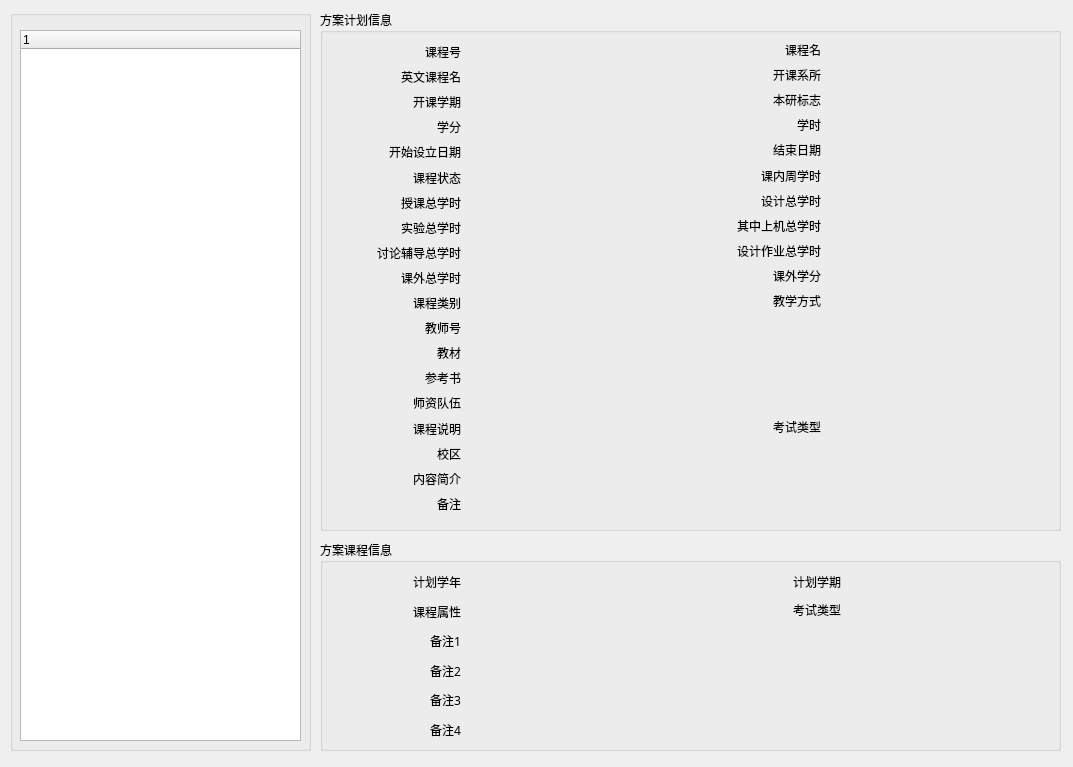
<?xml version="1.0" encoding="UTF-8"?>
<ui version="4.0">
 <class>Form</class>
 <widget class="QWidget" name="Form">
  <property name="geometry">
   <rect>
    <x>0</x>
    <y>0</y>
    <width>1073</width>
    <height>767</height>
   </rect>
  </property>
  <property name="windowTitle">
   <string>课组查询</string>
  </property>
  <widget class="QGroupBox" name="groupBox">
   <property name="geometry">
    <rect>
     <x>10</x>
     <y>10</y>
     <width>301</width>
     <height>741</height>
    </rect>
   </property>
   <property name="title">
    <string/>
   </property>
   <widget class="QTreeWidget" name="treeWidget">
    <property name="geometry">
     <rect>
      <x>10</x>
      <y>20</y>
      <width>281</width>
      <height>711</height>
     </rect>
    </property>
    <column>
     <property name="text">
      <string/>
     </property>
    </column>
   </widget>
  </widget>
  <widget class="QGroupBox" name="groupBox_2">
   <property name="geometry">
    <rect>
     <x>320</x>
     <y>10</y>
     <width>741</width>
     <height>521</height>
    </rect>
   </property>
   <property name="font">
    <font>
     <family>黑体</family>
    </font>
   </property>
   <property name="title">
    <string>方案计划信息</string>
   </property>
   <widget class="QWidget" name="layoutWidget">
    <property name="geometry">
     <rect>
      <x>370</x>
      <y>30</y>
      <width>131</width>
      <height>471</height>
     </rect>
    </property>
    <layout class="QVBoxLayout" name="verticalLayout_3">
     <item>
      <widget class="QLabel" name="label_20">
       <property name="font">
        <font>
         <family>黑体</family>
        </font>
       </property>
       <property name="text">
        <string>课程名</string>
       </property>
       <property name="alignment">
        <set>Qt::AlignRight|Qt::AlignTrailing|Qt::AlignVCenter</set>
       </property>
      </widget>
     </item>
     <item>
      <widget class="QLabel" name="label_21">
       <property name="font">
        <font>
         <family>黑体</family>
        </font>
       </property>
       <property name="text">
        <string>开课系所</string>
       </property>
       <property name="alignment">
        <set>Qt::AlignRight|Qt::AlignTrailing|Qt::AlignVCenter</set>
       </property>
      </widget>
     </item>
     <item>
      <widget class="QLabel" name="label_22">
       <property name="font">
        <font>
         <family>黑体</family>
        </font>
       </property>
       <property name="text">
        <string>本研标志</string>
       </property>
       <property name="alignment">
        <set>Qt::AlignRight|Qt::AlignTrailing|Qt::AlignVCenter</set>
       </property>
      </widget>
     </item>
     <item>
      <widget class="QLabel" name="label_23">
       <property name="font">
        <font>
         <family>黑体</family>
        </font>
       </property>
       <property name="text">
        <string>学时</string>
       </property>
       <property name="alignment">
        <set>Qt::AlignRight|Qt::AlignTrailing|Qt::AlignVCenter</set>
       </property>
      </widget>
     </item>
     <item>
      <widget class="QLabel" name="label_24">
       <property name="font">
        <font>
         <family>黑体</family>
        </font>
       </property>
       <property name="text">
        <string>结束日期</string>
       </property>
       <property name="alignment">
        <set>Qt::AlignRight|Qt::AlignTrailing|Qt::AlignVCenter</set>
       </property>
      </widget>
     </item>
     <item>
      <widget class="QLabel" name="label_25">
       <property name="font">
        <font>
         <family>黑体</family>
        </font>
       </property>
       <property name="text">
        <string>课内周学时</string>
       </property>
       <property name="alignment">
        <set>Qt::AlignRight|Qt::AlignTrailing|Qt::AlignVCenter</set>
       </property>
      </widget>
     </item>
     <item>
      <widget class="QLabel" name="label_26">
       <property name="font">
        <font>
         <family>黑体</family>
        </font>
       </property>
       <property name="text">
        <string>设计总学时</string>
       </property>
       <property name="alignment">
        <set>Qt::AlignRight|Qt::AlignTrailing|Qt::AlignVCenter</set>
       </property>
      </widget>
     </item>
     <item>
      <widget class="QLabel" name="label_27">
       <property name="font">
        <font>
         <family>黑体</family>
        </font>
       </property>
       <property name="text">
        <string>其中上机总学时</string>
       </property>
       <property name="alignment">
        <set>Qt::AlignRight|Qt::AlignTrailing|Qt::AlignVCenter</set>
       </property>
      </widget>
     </item>
     <item>
      <widget class="QLabel" name="label_28">
       <property name="font">
        <font>
         <family>黑体</family>
        </font>
       </property>
       <property name="text">
        <string>设计作业总学时</string>
       </property>
       <property name="alignment">
        <set>Qt::AlignRight|Qt::AlignTrailing|Qt::AlignVCenter</set>
       </property>
      </widget>
     </item>
     <item>
      <widget class="QLabel" name="label_29">
       <property name="font">
        <font>
         <family>黑体</family>
        </font>
       </property>
       <property name="text">
        <string>课外学分</string>
       </property>
       <property name="alignment">
        <set>Qt::AlignRight|Qt::AlignTrailing|Qt::AlignVCenter</set>
       </property>
      </widget>
     </item>
     <item>
      <widget class="QLabel" name="label_30">
       <property name="font">
        <font>
         <family>黑体</family>
        </font>
       </property>
       <property name="text">
        <string>教学方式</string>
       </property>
       <property name="alignment">
        <set>Qt::AlignRight|Qt::AlignTrailing|Qt::AlignVCenter</set>
       </property>
      </widget>
     </item>
     <item>
      <widget class="QLabel" name="label_31">
       <property name="font">
        <font>
         <family>黑体</family>
        </font>
       </property>
       <property name="text">
        <string/>
       </property>
       <property name="alignment">
        <set>Qt::AlignRight|Qt::AlignTrailing|Qt::AlignVCenter</set>
       </property>
      </widget>
     </item>
     <item>
      <widget class="QLabel" name="label_32">
       <property name="font">
        <font>
         <family>黑体</family>
        </font>
       </property>
       <property name="text">
        <string/>
       </property>
       <property name="alignment">
        <set>Qt::AlignRight|Qt::AlignTrailing|Qt::AlignVCenter</set>
       </property>
      </widget>
     </item>
     <item>
      <widget class="QLabel" name="label_33">
       <property name="font">
        <font>
         <family>黑体</family>
        </font>
       </property>
       <property name="text">
        <string/>
       </property>
       <property name="alignment">
        <set>Qt::AlignRight|Qt::AlignTrailing|Qt::AlignVCenter</set>
       </property>
      </widget>
     </item>
     <item>
      <widget class="QLabel" name="label_34">
       <property name="font">
        <font>
         <family>黑体</family>
        </font>
       </property>
       <property name="text">
        <string/>
       </property>
       <property name="alignment">
        <set>Qt::AlignRight|Qt::AlignTrailing|Qt::AlignVCenter</set>
       </property>
      </widget>
     </item>
     <item>
      <widget class="QLabel" name="label_35">
       <property name="font">
        <font>
         <family>黑体</family>
        </font>
       </property>
       <property name="text">
        <string>考试类型</string>
       </property>
       <property name="alignment">
        <set>Qt::AlignRight|Qt::AlignTrailing|Qt::AlignVCenter</set>
       </property>
      </widget>
     </item>
     <item>
      <widget class="QLabel" name="label_36">
       <property name="font">
        <font>
         <family>黑体</family>
        </font>
       </property>
       <property name="text">
        <string/>
       </property>
       <property name="alignment">
        <set>Qt::AlignRight|Qt::AlignTrailing|Qt::AlignVCenter</set>
       </property>
      </widget>
     </item>
     <item>
      <widget class="QLabel" name="label_37">
       <property name="font">
        <font>
         <family>黑体</family>
        </font>
       </property>
       <property name="text">
        <string/>
       </property>
       <property name="alignment">
        <set>Qt::AlignRight|Qt::AlignTrailing|Qt::AlignVCenter</set>
       </property>
      </widget>
     </item>
     <item>
      <widget class="QLabel" name="label_38">
       <property name="font">
        <font>
         <family>黑体</family>
        </font>
       </property>
       <property name="text">
        <string/>
       </property>
       <property name="alignment">
        <set>Qt::AlignRight|Qt::AlignTrailing|Qt::AlignVCenter</set>
       </property>
      </widget>
     </item>
    </layout>
   </widget>
   <widget class="QWidget" name="layoutWidget_2">
    <property name="geometry">
     <rect>
      <x>510</x>
      <y>30</y>
      <width>211</width>
      <height>471</height>
     </rect>
    </property>
    <layout class="QVBoxLayout" name="verticalLayout_4">
     <item>
      <widget class="QLabel" name="coursename">
       <property name="text">
        <string/>
       </property>
      </widget>
     </item>
     <item>
      <widget class="QLabel" name="Coursedepartment">
       <property name="text">
        <string/>
       </property>
      </widget>
     </item>
     <item>
      <widget class="QLabel" name="Researchlogo">
       <property name="text">
        <string/>
       </property>
      </widget>
     </item>
     <item>
      <widget class="QLabel" name="Classhour">
       <property name="text">
        <string/>
       </property>
      </widget>
     </item>
     <item>
      <widget class="QLabel" name="Enddate">
       <property name="text">
        <string/>
       </property>
      </widget>
     </item>
     <item>
      <widget class="QLabel" name="Inclassweektime">
       <property name="text">
        <string/>
       </property>
      </widget>
     </item>
     <item>
      <widget class="QLabel" name="Designtotalhours">
       <property name="text">
        <string/>
       </property>
      </widget>
     </item>
     <item>
      <widget class="QLabel" name="Midtermtotalcomputerhours">
       <property name="text">
        <string/>
       </property>
      </widget>
     </item>
     <item>
      <widget class="QLabel" name="Designassignmenttotalhours">
       <property name="text">
        <string/>
       </property>
      </widget>
     </item>
     <item>
      <widget class="QLabel" name="Extracurricularcredits">
       <property name="text">
        <string/>
       </property>
      </widget>
     </item>
     <item>
      <widget class="QLabel" name="teachingmethods">
       <property name="text">
        <string/>
       </property>
      </widget>
     </item>
     <item>
      <widget class="QLabel" name="teachnumber_2">
       <property name="text">
        <string/>
       </property>
      </widget>
     </item>
     <item>
      <widget class="QLabel" name="teachingmaterial_2">
       <property name="text">
        <string/>
       </property>
      </widget>
     </item>
     <item>
      <widget class="QLabel" name="referencebook_2">
       <property name="text">
        <string/>
       </property>
      </widget>
     </item>
     <item>
      <widget class="QLabel" name="Faculty_2">
       <property name="text">
        <string/>
       </property>
      </widget>
     </item>
     <item>
      <widget class="QLabel" name="Testtype">
       <property name="text">
        <string/>
       </property>
      </widget>
     </item>
     <item>
      <widget class="QLabel" name="Campus_2">
       <property name="text">
        <string/>
       </property>
      </widget>
     </item>
     <item>
      <widget class="QLabel" name="briefintroduction_2">
       <property name="text">
        <string/>
       </property>
      </widget>
     </item>
     <item>
      <widget class="QLabel" name="Remarks_2">
       <property name="text">
        <string/>
       </property>
      </widget>
     </item>
    </layout>
   </widget>
   <widget class="QWidget" name="layoutWidget">
    <property name="geometry">
     <rect>
      <x>10</x>
      <y>32</y>
      <width>131</width>
      <height>471</height>
     </rect>
    </property>
    <layout class="QVBoxLayout" name="verticalLayout">
     <item>
      <widget class="QLabel" name="label">
       <property name="font">
        <font>
         <family>黑体</family>
        </font>
       </property>
       <property name="text">
        <string>课程号</string>
       </property>
       <property name="alignment">
        <set>Qt::AlignRight|Qt::AlignTrailing|Qt::AlignVCenter</set>
       </property>
      </widget>
     </item>
     <item>
      <widget class="QLabel" name="label_2">
       <property name="font">
        <font>
         <family>黑体</family>
        </font>
       </property>
       <property name="text">
        <string>英文课程名</string>
       </property>
       <property name="alignment">
        <set>Qt::AlignRight|Qt::AlignTrailing|Qt::AlignVCenter</set>
       </property>
      </widget>
     </item>
     <item>
      <widget class="QLabel" name="label_3">
       <property name="font">
        <font>
         <family>黑体</family>
        </font>
       </property>
       <property name="text">
        <string>开课学期</string>
       </property>
       <property name="alignment">
        <set>Qt::AlignRight|Qt::AlignTrailing|Qt::AlignVCenter</set>
       </property>
      </widget>
     </item>
     <item>
      <widget class="QLabel" name="label_4">
       <property name="font">
        <font>
         <family>黑体</family>
        </font>
       </property>
       <property name="text">
        <string>学分</string>
       </property>
       <property name="alignment">
        <set>Qt::AlignRight|Qt::AlignTrailing|Qt::AlignVCenter</set>
       </property>
      </widget>
     </item>
     <item>
      <widget class="QLabel" name="label_5">
       <property name="font">
        <font>
         <family>黑体</family>
        </font>
       </property>
       <property name="text">
        <string>开始设立日期</string>
       </property>
       <property name="alignment">
        <set>Qt::AlignRight|Qt::AlignTrailing|Qt::AlignVCenter</set>
       </property>
      </widget>
     </item>
     <item>
      <widget class="QLabel" name="label_6">
       <property name="font">
        <font>
         <family>黑体</family>
        </font>
       </property>
       <property name="text">
        <string>课程状态</string>
       </property>
       <property name="alignment">
        <set>Qt::AlignRight|Qt::AlignTrailing|Qt::AlignVCenter</set>
       </property>
      </widget>
     </item>
     <item>
      <widget class="QLabel" name="label_7">
       <property name="font">
        <font>
         <family>黑体</family>
        </font>
       </property>
       <property name="text">
        <string>授课总学时</string>
       </property>
       <property name="alignment">
        <set>Qt::AlignRight|Qt::AlignTrailing|Qt::AlignVCenter</set>
       </property>
      </widget>
     </item>
     <item>
      <widget class="QLabel" name="label_8">
       <property name="font">
        <font>
         <family>黑体</family>
        </font>
       </property>
       <property name="text">
        <string>实验总学时</string>
       </property>
       <property name="alignment">
        <set>Qt::AlignRight|Qt::AlignTrailing|Qt::AlignVCenter</set>
       </property>
      </widget>
     </item>
     <item>
      <widget class="QLabel" name="label_9">
       <property name="font">
        <font>
         <family>黑体</family>
        </font>
       </property>
       <property name="text">
        <string>讨论辅导总学时</string>
       </property>
       <property name="alignment">
        <set>Qt::AlignRight|Qt::AlignTrailing|Qt::AlignVCenter</set>
       </property>
      </widget>
     </item>
     <item>
      <widget class="QLabel" name="label_10">
       <property name="font">
        <font>
         <family>黑体</family>
        </font>
       </property>
       <property name="text">
        <string>课外总学时</string>
       </property>
       <property name="alignment">
        <set>Qt::AlignRight|Qt::AlignTrailing|Qt::AlignVCenter</set>
       </property>
      </widget>
     </item>
     <item>
      <widget class="QLabel" name="label_11">
       <property name="font">
        <font>
         <family>黑体</family>
        </font>
       </property>
       <property name="text">
        <string>课程类别</string>
       </property>
       <property name="alignment">
        <set>Qt::AlignRight|Qt::AlignTrailing|Qt::AlignVCenter</set>
       </property>
      </widget>
     </item>
     <item>
      <widget class="QLabel" name="label_12">
       <property name="font">
        <font>
         <family>黑体</family>
        </font>
       </property>
       <property name="text">
        <string>教师号</string>
       </property>
       <property name="alignment">
        <set>Qt::AlignRight|Qt::AlignTrailing|Qt::AlignVCenter</set>
       </property>
      </widget>
     </item>
     <item>
      <widget class="QLabel" name="label_13">
       <property name="font">
        <font>
         <family>黑体</family>
        </font>
       </property>
       <property name="text">
        <string>教材</string>
       </property>
       <property name="alignment">
        <set>Qt::AlignRight|Qt::AlignTrailing|Qt::AlignVCenter</set>
       </property>
      </widget>
     </item>
     <item>
      <widget class="QLabel" name="label_14">
       <property name="font">
        <font>
         <family>黑体</family>
        </font>
       </property>
       <property name="text">
        <string>参考书</string>
       </property>
       <property name="alignment">
        <set>Qt::AlignRight|Qt::AlignTrailing|Qt::AlignVCenter</set>
       </property>
      </widget>
     </item>
     <item>
      <widget class="QLabel" name="label_16">
       <property name="font">
        <font>
         <family>黑体</family>
        </font>
       </property>
       <property name="text">
        <string>师资队伍</string>
       </property>
       <property name="alignment">
        <set>Qt::AlignRight|Qt::AlignTrailing|Qt::AlignVCenter</set>
       </property>
      </widget>
     </item>
     <item>
      <widget class="QLabel" name="label_15">
       <property name="font">
        <font>
         <family>黑体</family>
        </font>
       </property>
       <property name="text">
        <string>课程说明</string>
       </property>
       <property name="alignment">
        <set>Qt::AlignRight|Qt::AlignTrailing|Qt::AlignVCenter</set>
       </property>
      </widget>
     </item>
     <item>
      <widget class="QLabel" name="label_17">
       <property name="font">
        <font>
         <family>黑体</family>
        </font>
       </property>
       <property name="text">
        <string>校区</string>
       </property>
       <property name="alignment">
        <set>Qt::AlignRight|Qt::AlignTrailing|Qt::AlignVCenter</set>
       </property>
      </widget>
     </item>
     <item>
      <widget class="QLabel" name="label_18">
       <property name="font">
        <font>
         <family>黑体</family>
        </font>
       </property>
       <property name="text">
        <string>内容简介</string>
       </property>
       <property name="alignment">
        <set>Qt::AlignRight|Qt::AlignTrailing|Qt::AlignVCenter</set>
       </property>
      </widget>
     </item>
     <item>
      <widget class="QLabel" name="label_19">
       <property name="font">
        <font>
         <family>黑体</family>
        </font>
       </property>
       <property name="text">
        <string>备注</string>
       </property>
       <property name="alignment">
        <set>Qt::AlignRight|Qt::AlignTrailing|Qt::AlignVCenter</set>
       </property>
      </widget>
     </item>
    </layout>
   </widget>
   <widget class="QWidget" name="layoutWidget">
    <property name="geometry">
     <rect>
      <x>150</x>
      <y>30</y>
      <width>211</width>
      <height>471</height>
     </rect>
    </property>
    <layout class="QVBoxLayout" name="verticalLayout_2">
     <item>
      <widget class="QLabel" name="coursenumber">
       <property name="text">
        <string/>
       </property>
      </widget>
     </item>
     <item>
      <widget class="QLabel" name="englishcoursename">
       <property name="text">
        <string/>
       </property>
      </widget>
     </item>
     <item>
      <widget class="QLabel" name="Semester">
       <property name="text">
        <string/>
       </property>
      </widget>
     </item>
     <item>
      <widget class="QLabel" name="credit">
       <property name="text">
        <string/>
       </property>
      </widget>
     </item>
     <item>
      <widget class="QLabel" name="Startdata">
       <property name="text">
        <string/>
       </property>
      </widget>
     </item>
     <item>
      <widget class="QLabel" name="coursestatus">
       <property name="text">
        <string/>
       </property>
      </widget>
     </item>
     <item>
      <widget class="QLabel" name="Totalclasshours">
       <property name="text">
        <string/>
       </property>
      </widget>
     </item>
     <item>
      <widget class="QLabel" name="Experimentaltotalhours">
       <property name="text">
        <string/>
       </property>
      </widget>
     </item>
     <item>
      <widget class="QLabel" name="Discussioncounselingtotalhours">
       <property name="text">
        <string/>
       </property>
      </widget>
     </item>
     <item>
      <widget class="QLabel" name="Extracurriculartotalhours">
       <property name="text">
        <string/>
       </property>
      </widget>
     </item>
     <item>
      <widget class="QLabel" name="cousertype">
       <property name="text">
        <string/>
       </property>
      </widget>
     </item>
     <item>
      <widget class="QLabel" name="teachnumber">
       <property name="text">
        <string/>
       </property>
      </widget>
     </item>
     <item>
      <widget class="QLabel" name="teachingmaterial">
       <property name="text">
        <string/>
       </property>
      </widget>
     </item>
     <item>
      <widget class="QLabel" name="referencebook">
       <property name="text">
        <string/>
       </property>
      </widget>
     </item>
     <item>
      <widget class="QLabel" name="Faculty">
       <property name="text">
        <string/>
       </property>
      </widget>
     </item>
     <item>
      <widget class="QLabel" name="Coursedescription">
       <property name="text">
        <string/>
       </property>
      </widget>
     </item>
     <item>
      <widget class="QLabel" name="Campus">
       <property name="text">
        <string/>
       </property>
      </widget>
     </item>
     <item>
      <widget class="QLabel" name="briefintroduction">
       <property name="text">
        <string/>
       </property>
      </widget>
     </item>
     <item>
      <widget class="QLabel" name="Remarks">
       <property name="text">
        <string/>
       </property>
      </widget>
     </item>
    </layout>
   </widget>
  </widget>
  <widget class="QGroupBox" name="groupBox_3">
   <property name="geometry">
    <rect>
     <x>320</x>
     <y>540</y>
     <width>741</width>
     <height>211</height>
    </rect>
   </property>
   <property name="font">
    <font>
     <family>黑体</family>
    </font>
   </property>
   <property name="title">
    <string>方案课程信息</string>
   </property>
   <widget class="QWidget" name="layoutWidget_3">
    <property name="geometry">
     <rect>
      <x>149</x>
      <y>30</y>
      <width>221</width>
      <height>171</height>
     </rect>
    </property>
    <layout class="QVBoxLayout" name="verticalLayout_6">
     <item>
      <widget class="QLabel" name="Plannedschoolyear">
       <property name="text">
        <string/>
       </property>
       <property name="alignment">
        <set>Qt::AlignLeading|Qt::AlignLeft|Qt::AlignVCenter</set>
       </property>
      </widget>
     </item>
     <item>
      <widget class="QLabel" name="Courseattribute">
       <property name="text">
        <string/>
       </property>
       <property name="alignment">
        <set>Qt::AlignLeading|Qt::AlignLeft|Qt::AlignVCenter</set>
       </property>
      </widget>
     </item>
     <item>
      <widget class="QLabel" name="Remarks1">
       <property name="text">
        <string/>
       </property>
       <property name="alignment">
        <set>Qt::AlignLeading|Qt::AlignLeft|Qt::AlignVCenter</set>
       </property>
      </widget>
     </item>
     <item>
      <widget class="QLabel" name="Remarks2">
       <property name="text">
        <string/>
       </property>
       <property name="alignment">
        <set>Qt::AlignLeading|Qt::AlignLeft|Qt::AlignVCenter</set>
       </property>
      </widget>
     </item>
     <item>
      <widget class="QLabel" name="Remarks3">
       <property name="text">
        <string/>
       </property>
       <property name="alignment">
        <set>Qt::AlignLeading|Qt::AlignLeft|Qt::AlignVCenter</set>
       </property>
      </widget>
     </item>
     <item>
      <widget class="QLabel" name="Remarks4">
       <property name="text">
        <string/>
       </property>
       <property name="alignment">
        <set>Qt::AlignLeading|Qt::AlignLeft|Qt::AlignVCenter</set>
       </property>
      </widget>
     </item>
    </layout>
   </widget>
   <widget class="QWidget" name="layoutWidget">
    <property name="geometry">
     <rect>
      <x>40</x>
      <y>30</y>
      <width>101</width>
      <height>171</height>
     </rect>
    </property>
    <layout class="QVBoxLayout" name="verticalLayout_5">
     <item>
      <widget class="QLabel" name="label_39">
       <property name="font">
        <font>
         <family>黑体</family>
        </font>
       </property>
       <property name="text">
        <string>计划学年</string>
       </property>
       <property name="alignment">
        <set>Qt::AlignRight|Qt::AlignTrailing|Qt::AlignVCenter</set>
       </property>
      </widget>
     </item>
     <item>
      <widget class="QLabel" name="label_40">
       <property name="font">
        <font>
         <family>黑体</family>
        </font>
       </property>
       <property name="text">
        <string>课程属性</string>
       </property>
       <property name="alignment">
        <set>Qt::AlignRight|Qt::AlignTrailing|Qt::AlignVCenter</set>
       </property>
      </widget>
     </item>
     <item>
      <widget class="QLabel" name="label_41">
       <property name="font">
        <font>
         <family>黑体</family>
        </font>
       </property>
       <property name="text">
        <string>备注1</string>
       </property>
       <property name="alignment">
        <set>Qt::AlignRight|Qt::AlignTrailing|Qt::AlignVCenter</set>
       </property>
      </widget>
     </item>
     <item>
      <widget class="QLabel" name="label_42">
       <property name="font">
        <font>
         <family>黑体</family>
        </font>
       </property>
       <property name="text">
        <string>备注2</string>
       </property>
       <property name="alignment">
        <set>Qt::AlignRight|Qt::AlignTrailing|Qt::AlignVCenter</set>
       </property>
      </widget>
     </item>
     <item>
      <widget class="QLabel" name="label_43">
       <property name="font">
        <font>
         <family>黑体</family>
        </font>
       </property>
       <property name="text">
        <string>备注3</string>
       </property>
       <property name="alignment">
        <set>Qt::AlignRight|Qt::AlignTrailing|Qt::AlignVCenter</set>
       </property>
      </widget>
     </item>
     <item>
      <widget class="QLabel" name="label_44">
       <property name="font">
        <font>
         <family>黑体</family>
        </font>
       </property>
       <property name="text">
        <string>备注4</string>
       </property>
       <property name="alignment">
        <set>Qt::AlignRight|Qt::AlignTrailing|Qt::AlignVCenter</set>
       </property>
      </widget>
     </item>
    </layout>
   </widget>
   <widget class="QWidget" name="layoutWidget">
    <property name="geometry">
     <rect>
      <x>380</x>
      <y>30</y>
      <width>141</width>
      <height>51</height>
     </rect>
    </property>
    <layout class="QVBoxLayout" name="verticalLayout_7">
     <item>
      <widget class="QLabel" name="label_45">
       <property name="font">
        <font>
         <family>黑体</family>
        </font>
       </property>
       <property name="text">
        <string>计划学期</string>
       </property>
       <property name="alignment">
        <set>Qt::AlignRight|Qt::AlignTrailing|Qt::AlignVCenter</set>
       </property>
      </widget>
     </item>
     <item>
      <widget class="QLabel" name="label_46">
       <property name="font">
        <font>
         <family>黑体</family>
        </font>
       </property>
       <property name="text">
        <string>考试类型</string>
       </property>
       <property name="alignment">
        <set>Qt::AlignRight|Qt::AlignTrailing|Qt::AlignVCenter</set>
       </property>
      </widget>
     </item>
    </layout>
   </widget>
   <widget class="QWidget" name="layoutWidget">
    <property name="geometry">
     <rect>
      <x>530</x>
      <y>30</y>
      <width>191</width>
      <height>51</height>
     </rect>
    </property>
    <layout class="QVBoxLayout" name="verticalLayout_8">
     <item>
      <widget class="QLabel" name="Plansemester">
       <property name="text">
        <string/>
       </property>
       <property name="alignment">
        <set>Qt::AlignLeading|Qt::AlignLeft|Qt::AlignVCenter</set>
       </property>
      </widget>
     </item>
     <item>
      <widget class="QLabel" name="Testtype2">
       <property name="text">
        <string/>
       </property>
       <property name="alignment">
        <set>Qt::AlignLeading|Qt::AlignLeft|Qt::AlignVCenter</set>
       </property>
      </widget>
     </item>
    </layout>
   </widget>
  </widget>
 </widget>
 <resources/>
 <connections/>
</ui>
